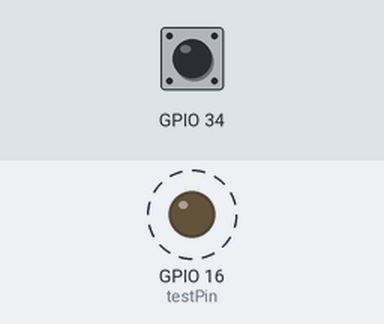
Recording of a sketch running on a simulated ESP32. Parts: output pins drawn as LEDs (lit = HIGH). Dashed ring = blinking. The test bench sets the inputs (shaded band); at power-on: GPIO 34 LOW. What the sketch prints to the serial monitor is not drawn.

Above: at 8.4 s.
8.5 s: GPIO 34 pulsed HIGH 5 times (0.12 s each, 0.3 s apart)
Timing chart, 0 to 18.0 s (numbered marks = the images above; inputs shaded):
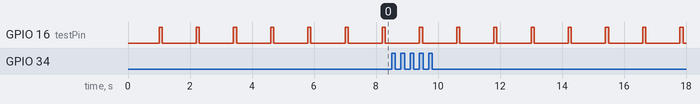

Measured:
- by itself, GPIO 16 (testPin): alternates HIGH for 0.10 s and LOW for 1.1 s

The sketch:

test2.ino
```cpp
int testPin = 16;   // ← テストしたいピンをここで変える

void setup() {
  Serial.begin(115200);
  delay(1000);
  pinMode(testPin, OUTPUT);
  pinMode(34, INPUT);
  Serial.printf("\nTesting GPIO %d  (jumper to GPIO34)\n", testPin);
}

void loop() {
  digitalWrite(testPin, HIGH);
  delay(100);
  int hi = digitalRead(34);

  digitalWrite(testPin, LOW);
  delay(100);
  int lo = digitalRead(34);

  if (hi == HIGH && lo == LOW) {
    Serial.printf("GPIO %d : OK  (HIGH/LOW both detected)\n", testPin);
  } else {
    Serial.printf("GPIO %d : FAIL  (HIGH=%d LOW=%d)\n", testPin, hi, lo);
  }
  delay(1000);
}
```
